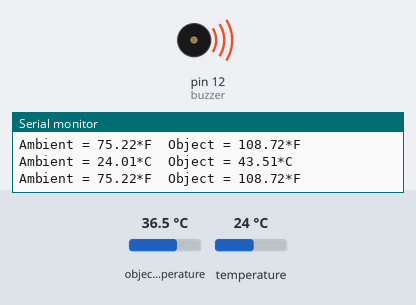
This sketch was run on a simulated Arduino Uno, built with avr-gcc and run on an emulated ATmega328P. Parts: buzzer (waves = sounding, pin HIGH), the last lines printed to the serial monitor. The test bench sets the inputs (shaded band); at power-on: object temperature 36.5 °C, temperature 24 °C.

Above: at 1.2 s.
1.3 s: object temperature set to 34.1 °C
3.2 s: object temperature set to 33.4 °C
At 5.0 s:
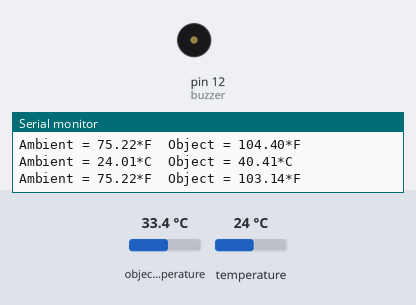
5.5 s: object temperature set to 39 °C
At 7.2 s:
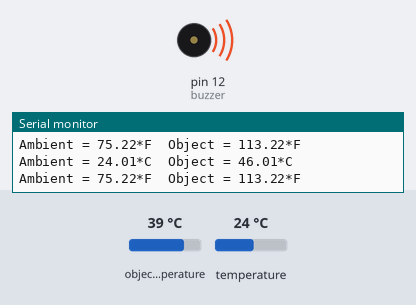
7.5 s: object temperature set to 20 °C
At 8.5 s:
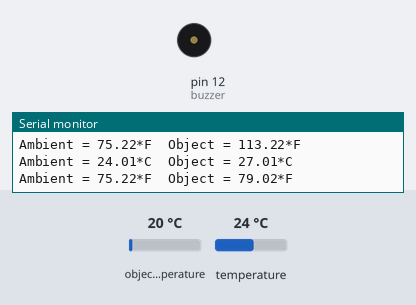
Timing chart, 0 to 10.5 s (numbered marks = the images above; inputs shaded):
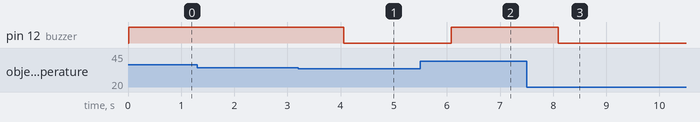

Measured:
- the behaviour switches between 33.9 and 33.8 °C on object temperature (found by bisection; images 0 and 1)
- after the input at 3.2 s, pin 12 (buzzer): HIGH → LOW after 0.86 s
- after the input at 5.5 s, pin 12 (buzzer): LOW → HIGH after 0.58 s
- after the input at 7.5 s, pin 12 (buzzer): HIGH → LOW after 0.60 s

The sketch:

mlxtest.ino
```cpp
#include <Wire.h>
#include <Adafruit_MLX90614.h>
Adafruit_MLX90614 mlx = Adafruit_MLX90614();
const int buzzer=12;
const int threshold=104;

void setup() {
  Serial.begin(9600);
  pinMode(12, OUTPUT);
  mlx.begin();
}
void loop() {
  Serial.print("Ambient = "); Serial.print(mlx.readAmbientTempC());
  Serial.print("*C\tObject = "); Serial.print(mlx.readObjectTempC()+7); Serial.println("*C"); // The value +7 was arrived at by trial and error, by checking on normal individuals and adjusting the reading to consistently show 37 degrees C or 98 degrees F
  Serial.print("Ambient = "); Serial.print(mlx.readAmbientTempF());
  Serial.print("*F\tObject = "); Serial.print(mlx.readObjectTempF()+11); Serial.println("*F"); // The value +7 was arrived at by trial and error, by checking on normal individuals and adjusting the reading to consistently show 37 degrees C or 98 degrees F
  Serial.println();
    if (mlx.readObjectTempF()+11>threshold){
    digitalWrite(buzzer, HIGH);
  } else {
    digitalWrite(buzzer, LOW);
  }
  delay(1000);
}
```
